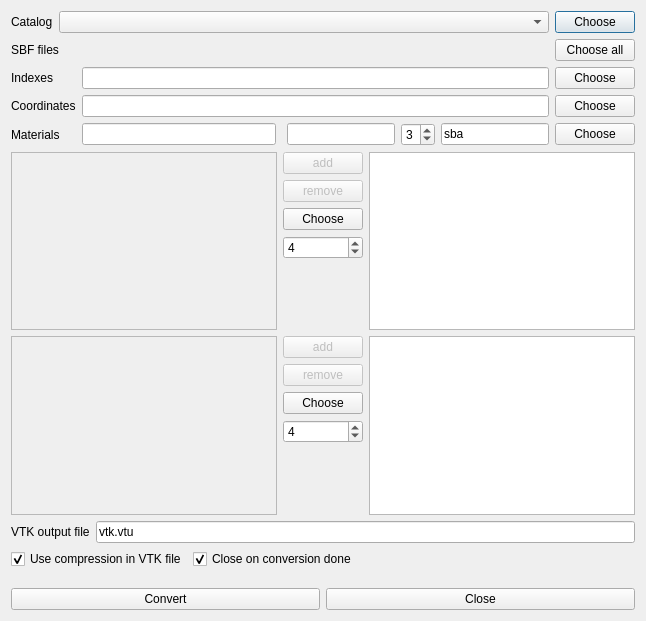
<?xml version="1.0" encoding="UTF-8"?>
<ui version="4.0">
 <class>SbfToVtkDialog</class>
 <widget class="QDialog" name="SbfToVtkDialog">
  <property name="geometry">
   <rect>
    <x>0</x>
    <y>0</y>
    <width>646</width>
    <height>621</height>
   </rect>
  </property>
  <property name="sizePolicy">
   <sizepolicy hsizetype="Preferred" vsizetype="Preferred">
    <horstretch>0</horstretch>
    <verstretch>0</verstretch>
   </sizepolicy>
  </property>
  <property name="windowTitle">
   <string>SbfToVtkDialog</string>
  </property>
  <layout class="QVBoxLayout" name="verticalLayout_4">
   <item>
    <layout class="QVBoxLayout" name="verticalLayout_3">
     <item>
      <layout class="QHBoxLayout" name="horizontalLayout">
       <property name="sizeConstraint">
        <enum>QLayout::SetMinimumSize</enum>
       </property>
       <item>
        <widget class="QLabel" name="label">
         <property name="text">
          <string>Catalog</string>
         </property>
        </widget>
       </item>
       <item>
        <widget class="QComboBox" name="catalogCB">
         <property name="sizePolicy">
          <sizepolicy hsizetype="Expanding" vsizetype="Fixed">
           <horstretch>0</horstretch>
           <verstretch>0</verstretch>
          </sizepolicy>
         </property>
         <property name="toolTip">
          <string>&lt;html&gt;&lt;head/&gt;&lt;body&gt;&lt;p&gt;Last processed catalogs&lt;/p&gt;&lt;/body&gt;&lt;/html&gt;</string>
         </property>
        </widget>
       </item>
       <item>
        <widget class="QPushButton" name="catalogB">
         <property name="text">
          <string>Choose</string>
         </property>
        </widget>
       </item>
      </layout>
     </item>
     <item>
      <layout class="QGridLayout" name="gridLayout">
       <item row="1" column="0">
        <widget class="QLabel" name="label_2">
         <property name="text">
          <string>Indexes</string>
         </property>
        </widget>
       </item>
       <item row="1" column="1">
        <widget class="QLineEdit" name="indNameLE">
         <property name="text">
          <string/>
         </property>
        </widget>
       </item>
       <item row="0" column="0">
        <widget class="QLabel" name="label_5">
         <property name="text">
          <string>SBF files</string>
         </property>
        </widget>
       </item>
       <item row="2" column="0">
        <widget class="QLabel" name="label_3">
         <property name="text">
          <string>Coordinates</string>
         </property>
        </widget>
       </item>
       <item row="2" column="1">
        <widget class="QLineEdit" name="crdNameLE">
         <property name="text">
          <string/>
         </property>
        </widget>
       </item>
       <item row="3" column="0">
        <widget class="QLabel" name="label_4">
         <property name="text">
          <string>Materials</string>
         </property>
        </widget>
       </item>
       <item row="1" column="2">
        <widget class="QPushButton" name="chooseInd">
         <property name="text">
          <string>Choose</string>
         </property>
        </widget>
       </item>
       <item row="2" column="2">
        <widget class="QPushButton" name="chooseCrd">
         <property name="text">
          <string>Choose</string>
         </property>
        </widget>
       </item>
       <item row="3" column="2">
        <widget class="QPushButton" name="chooseMtr">
         <property name="text">
          <string>Choose</string>
         </property>
        </widget>
       </item>
       <item row="0" column="2">
        <widget class="QPushButton" name="chooseAll">
         <property name="text">
          <string>Choose all</string>
         </property>
        </widget>
       </item>
       <item row="3" column="1">
        <layout class="QHBoxLayout" name="horizontalLayout_3">
         <item>
          <widget class="QLineEdit" name="mtrNameLE">
           <property name="text">
            <string/>
           </property>
          </widget>
         </item>
         <item>
          <spacer name="horizontalSpacer">
           <property name="orientation">
            <enum>Qt::Horizontal</enum>
           </property>
           <property name="sizeType">
            <enum>QSizePolicy::Minimum</enum>
           </property>
           <property name="sizeHint" stdset="0">
            <size>
             <width>5</width>
             <height>20</height>
            </size>
           </property>
          </spacer>
         </item>
         <item>
          <widget class="QLineEdit" name="mtrBaseNameLE">
           <property name="sizePolicy">
            <sizepolicy hsizetype="Minimum" vsizetype="Fixed">
             <horstretch>0</horstretch>
             <verstretch>0</verstretch>
            </sizepolicy>
           </property>
           <property name="text">
            <string/>
           </property>
          </widget>
         </item>
         <item>
          <widget class="QSpinBox" name="mtrNumDigitsSB">
           <property name="minimum">
            <number>1</number>
           </property>
           <property name="maximum">
            <number>5</number>
           </property>
           <property name="value">
            <number>3</number>
           </property>
          </widget>
         </item>
         <item>
          <widget class="QLineEdit" name="sbaExtentionLE">
           <property name="sizePolicy">
            <sizepolicy hsizetype="Minimum" vsizetype="Fixed">
             <horstretch>0</horstretch>
             <verstretch>0</verstretch>
            </sizepolicy>
           </property>
           <property name="text">
            <string>sba</string>
           </property>
          </widget>
         </item>
        </layout>
       </item>
      </layout>
     </item>
     <item>
      <layout class="QHBoxLayout" name="horizontalLayout_4">
       <item>
        <widget class="QListWidget" name="stdNodeLW">
         <property name="enabled">
          <bool>false</bool>
         </property>
        </widget>
       </item>
       <item>
        <layout class="QVBoxLayout" name="verticalLayout">
         <item>
          <widget class="QPushButton" name="addNodePB">
           <property name="enabled">
            <bool>false</bool>
           </property>
           <property name="text">
            <string>add</string>
           </property>
          </widget>
         </item>
         <item>
          <widget class="QPushButton" name="removeNodePB">
           <property name="enabled">
            <bool>false</bool>
           </property>
           <property name="text">
            <string>remove</string>
           </property>
          </widget>
         </item>
         <item>
          <widget class="QPushButton" name="chooseNodePB">
           <property name="text">
            <string>Choose</string>
           </property>
          </widget>
         </item>
         <item>
          <widget class="QSpinBox" name="numDigitsNodeSB">
           <property name="minimum">
            <number>1</number>
           </property>
           <property name="maximum">
            <number>5</number>
           </property>
           <property name="value">
            <number>4</number>
           </property>
          </widget>
         </item>
         <item>
          <spacer name="verticalSpacer_2">
           <property name="orientation">
            <enum>Qt::Vertical</enum>
           </property>
           <property name="sizeHint" stdset="0">
            <size>
             <width>20</width>
             <height>17</height>
            </size>
           </property>
          </spacer>
         </item>
        </layout>
       </item>
       <item>
        <widget class="QListWidget" name="namesNodeLW"/>
       </item>
      </layout>
     </item>
     <item>
      <layout class="QHBoxLayout" name="horizontalLayout_5">
       <item>
        <widget class="QListWidget" name="stdBundleLW">
         <property name="enabled">
          <bool>false</bool>
         </property>
        </widget>
       </item>
       <item>
        <layout class="QVBoxLayout" name="verticalLayout_2">
         <item>
          <widget class="QPushButton" name="addBundlePB">
           <property name="enabled">
            <bool>false</bool>
           </property>
           <property name="text">
            <string>add</string>
           </property>
          </widget>
         </item>
         <item>
          <widget class="QPushButton" name="removeBundlePB">
           <property name="enabled">
            <bool>false</bool>
           </property>
           <property name="text">
            <string>remove</string>
           </property>
          </widget>
         </item>
         <item>
          <widget class="QPushButton" name="chooseBundlePB">
           <property name="text">
            <string>Choose</string>
           </property>
          </widget>
         </item>
         <item>
          <widget class="QSpinBox" name="numDigitsBundleSB">
           <property name="minimum">
            <number>1</number>
           </property>
           <property name="maximum">
            <number>5</number>
           </property>
           <property name="value">
            <number>4</number>
           </property>
          </widget>
         </item>
         <item>
          <spacer name="verticalSpacer_3">
           <property name="orientation">
            <enum>Qt::Vertical</enum>
           </property>
           <property name="sizeHint" stdset="0">
            <size>
             <width>20</width>
             <height>17</height>
            </size>
           </property>
          </spacer>
         </item>
        </layout>
       </item>
       <item>
        <widget class="QListWidget" name="namesBundleLW"/>
       </item>
      </layout>
     </item>
     <item>
      <layout class="QGridLayout" name="gridLayout_2">
       <item row="0" column="0">
        <widget class="QLabel" name="label_6">
         <property name="text">
          <string>VTK output file</string>
         </property>
        </widget>
       </item>
       <item row="0" column="1">
        <widget class="QLineEdit" name="vtkNameLE">
         <property name="text">
          <string>vtk.vtu</string>
         </property>
        </widget>
       </item>
      </layout>
     </item>
     <item>
      <layout class="QHBoxLayout" name="horizontalLayout_6">
       <item>
        <widget class="QCheckBox" name="useCompressionChB">
         <property name="text">
          <string>Use compression in VTK file</string>
         </property>
         <property name="checked">
          <bool>true</bool>
         </property>
        </widget>
       </item>
       <item>
        <widget class="QCheckBox" name="closeOnDoneChB">
         <property name="text">
          <string>Close on conversion done</string>
         </property>
         <property name="checked">
          <bool>true</bool>
         </property>
        </widget>
       </item>
       <item>
        <spacer name="horizontalSpacer_2">
         <property name="orientation">
          <enum>Qt::Horizontal</enum>
         </property>
         <property name="sizeHint" stdset="0">
          <size>
           <width>40</width>
           <height>20</height>
          </size>
         </property>
        </spacer>
       </item>
      </layout>
     </item>
     <item>
      <spacer name="verticalSpacer">
       <property name="orientation">
        <enum>Qt::Vertical</enum>
       </property>
       <property name="sizeType">
        <enum>QSizePolicy::MinimumExpanding</enum>
       </property>
       <property name="sizeHint" stdset="0">
        <size>
         <width>20</width>
         <height>13</height>
        </size>
       </property>
      </spacer>
     </item>
     <item>
      <layout class="QHBoxLayout" name="horizontalLayout_2">
       <item>
        <widget class="QPushButton" name="convertB">
         <property name="text">
          <string>Convert</string>
         </property>
        </widget>
       </item>
       <item>
        <widget class="QPushButton" name="cancelB">
         <property name="text">
          <string>Close</string>
         </property>
        </widget>
       </item>
      </layout>
     </item>
    </layout>
   </item>
  </layout>
 </widget>
 <layoutdefault spacing="6" margin="11"/>
 <resources/>
 <connections/>
</ui>
